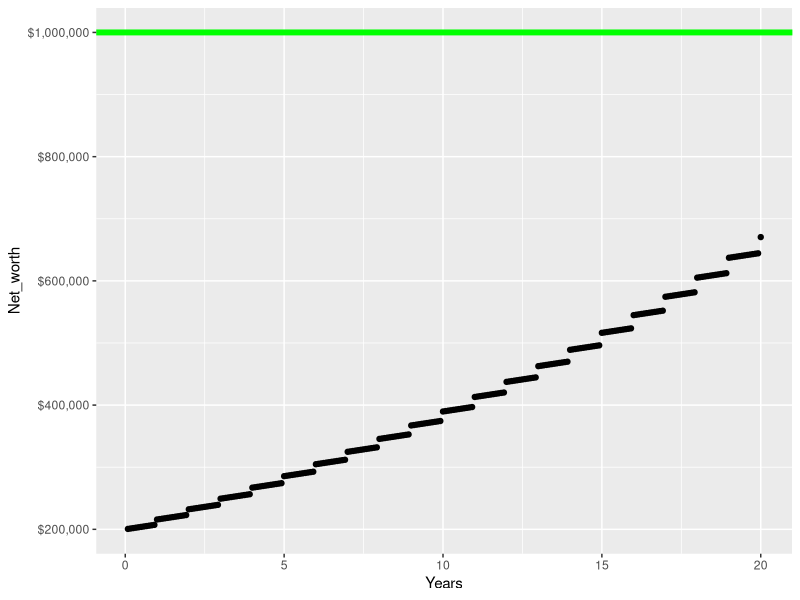

Generate this figure with R:
library(tidyverse)
P <- 200000 #Principal invested
monthly_investment <- 650
r <- .04 #Simple interest rate, i.e., APR
t <- 20 #Years we are investing
n <- 1 #Number of times we compound per year
N <- 12*t #Number of monthly_investments we make
exponents <- rep(c(rep(0,11),1),t)
current_totals <- numeric()
landmarks <- seq(from = 12, to = 12*t, by = 12)
Ptemp <- P
additions_multipliers <- rep(1:12, times = t)
for(i in 1:N){
      additions_this_year <- monthly_investment*additions_multipliers[i]
      Ptemp <- P + additions_this_year
      if(any(landmarks == i)){
            P <- P*(r)^exponents[i] + Ptemp
            current_totals[i] <- P
      } else {
      current_totals[i] <- Ptemp
      }
      
}
net_worth_table <- data.frame(Net_worth = current_totals, Years = seq(from = 1/12, to = t, by = 1/12))
ggplot(net_worth_table, aes(y = Net_worth, x = Years)) + geom_point() + scale_y_continuous(labels = scales::label_dollar()) + geom_hline(yintercept = 1000000, color = "green", linewidth = 2)
tail(current_totals,2)
